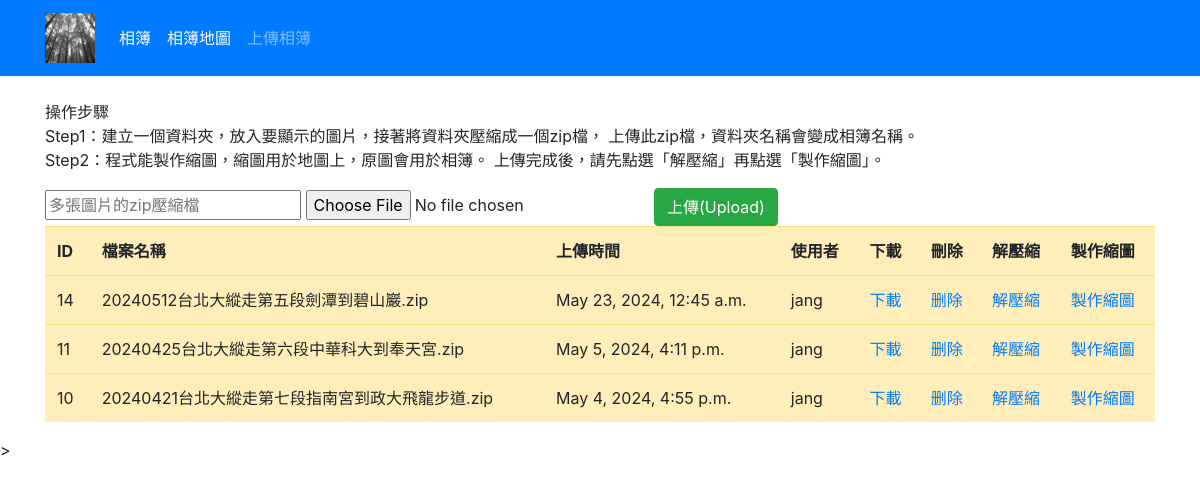
Before: /file/ (signed in) with the older database file.
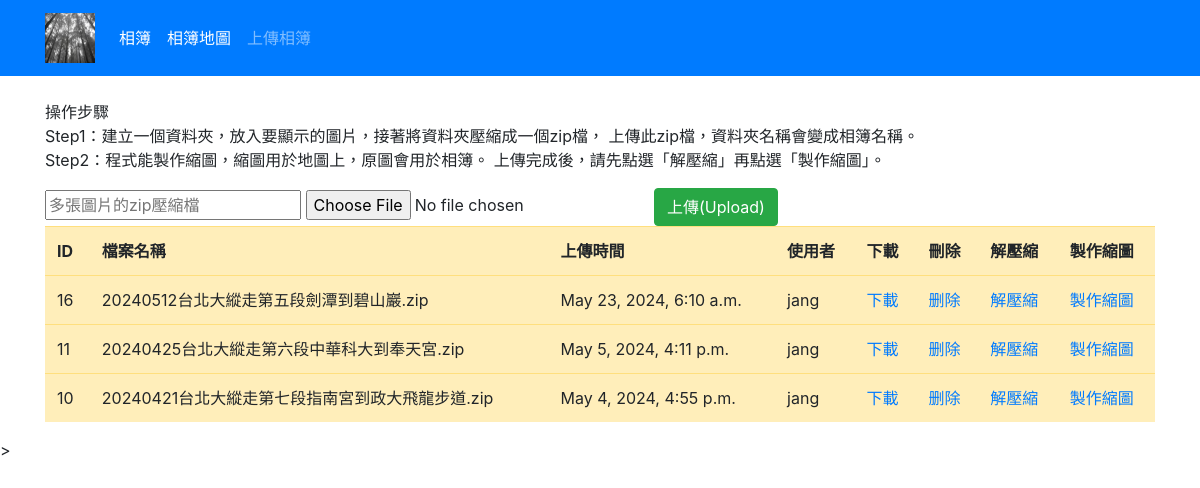
After: the same page with the newer database file.
### file/models.py (models this page shows)
class File(models.Model):
    title = models.CharField(max_length = 200)
    uploadedFile = models.FileField(upload_to = "upload/")
    dateTimeOfUpload = models.DateTimeField(auto_now = True)
    user = models.ForeignKey(settings.AUTH_USER_MODEL, on_delete=models.CASCADE, related_name='file_user', null = True)
    class Meta:
        permissions = (
            ("file_upload", "Can Upload File"),
            ("file_delete", "Can Delete File"),
        )

### file/views.py (the view, shortened to what this page needs)
# urls.py: path("", views.uploadFile, name = 'upload'),
@login_required
def uploadFile(request):  #上傳多張圖片的zip檔
    files = models.File.objects.all().order_by("-id") #新上傳的壓縮檔放前面
    return render(request, "upload-file.html", context = { "files": files })

### file/templates/upload-file.html (shortened to what this page needs)
{% extends 'base.html' %}
{% load static %}
{% block content %}
{% if user.is_authenticated %}
    <p class="fw-bold">
        操作步驟<br>
        Step1：建立一個資料夾，放入要顯示的圖片，接著將資料夾壓縮成一個zip檔，
        上傳此zip檔，資料夾名稱會變成相簿名稱。<br>
        Step2：程式能製作縮圖，縮圖用於地圖上，原圖會用於相簿。
        上傳完成後，請先點選「解壓縮」再點選「製作縮圖」。<br>
    </p>
    <form action="{% url 'file:upload' %}" method="POST" enctype="multipart/form-data">
        <input type="text" name="fileTitle" placeholder="多張圖片的zip壓縮檔">
        <input type="file"  name="uploadedFile">
        <input type="submit" class="btn btn-success" value="上傳(Upload)">
    </form>
    <table  class="table table-warning">
        <tr>
            <th scope="col">ID</th>
            <th scope="col">檔案名稱</th>
            <th scope="col">上傳時間</th>
            <th scope="col">使用者</th>
            <th scope="col">下載</th>
            <th scope="col">刪除</th>
            <th scope="col">解壓縮</th>
            <th scope="col">製作縮圖</th>
        </tr>
        {% for file in files %}
            <tr>
                <td  scope="row">{{ file.id }}</td>
                <td>{{ file.title }}</td>
                <td>{{ file.dateTimeOfUpload }}</td>
                <td>{{ file.user }}</td>
                <td> <a href="{% url 'file:download' file.id %}">下載</a></td>
                <td> <a href="{% url 'file:delete' file.id %}">删除</a></td>
                <td> <a href="{% url 'file:unzip' file.id %}">解壓縮</a></td>
                <td> <a href="{% url 'file:thumb' file.id %}">製作縮圖</a></td>
            </tr>
        {% endfor %}
    </table>
{% endif %}
{% endblock %}

Changed rows visible on the page:
removed File: id "14", title "20240512台北大縱走第五段劍潭到碧山巖.zip", dateTimeOfUpload "May 23, 2024, 12:45 a.m.", user "jang"
added File: id "16", title "20240512台北大縱走第五段劍潭到碧山巖.zip", dateTimeOfUpload "May 23, 2024, 6:10 a.m.", user "jang"
